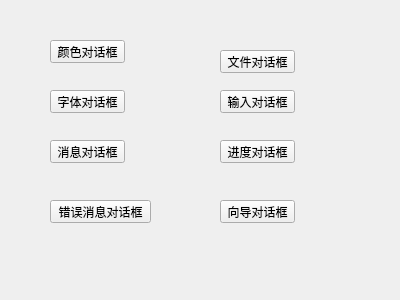
<?xml version="1.0" encoding="UTF-8"?>
<ui version="4.0">
 <class>Widget</class>
 <widget class="QWidget" name="Widget">
  <property name="geometry">
   <rect>
    <x>0</x>
    <y>0</y>
    <width>400</width>
    <height>300</height>
   </rect>
  </property>
  <property name="windowTitle">
   <string>Widget</string>
  </property>
  <widget class="QPushButton" name="pushButton">
   <property name="geometry">
    <rect>
     <x>50</x>
     <y>40</y>
     <width>75</width>
     <height>23</height>
    </rect>
   </property>
   <property name="text">
    <string>颜色对话框</string>
   </property>
  </widget>
  <widget class="QPushButton" name="pushButton_2">
   <property name="geometry">
    <rect>
     <x>50</x>
     <y>90</y>
     <width>75</width>
     <height>23</height>
    </rect>
   </property>
   <property name="text">
    <string>字体对话框</string>
   </property>
  </widget>
  <widget class="QPushButton" name="pushButton_3">
   <property name="geometry">
    <rect>
     <x>50</x>
     <y>140</y>
     <width>75</width>
     <height>23</height>
    </rect>
   </property>
   <property name="text">
    <string>消息对话框</string>
   </property>
  </widget>
  <widget class="QPushButton" name="pushButton_4">
   <property name="geometry">
    <rect>
     <x>50</x>
     <y>200</y>
     <width>101</width>
     <height>23</height>
    </rect>
   </property>
   <property name="text">
    <string>错误消息对话框</string>
   </property>
  </widget>
  <widget class="QPushButton" name="pushButton_5">
   <property name="geometry">
    <rect>
     <x>220</x>
     <y>50</y>
     <width>75</width>
     <height>23</height>
    </rect>
   </property>
   <property name="text">
    <string>文件对话框</string>
   </property>
  </widget>
  <widget class="QPushButton" name="pushButton_6">
   <property name="geometry">
    <rect>
     <x>220</x>
     <y>90</y>
     <width>75</width>
     <height>23</height>
    </rect>
   </property>
   <property name="text">
    <string>输入对话框</string>
   </property>
  </widget>
  <widget class="QPushButton" name="pushButton_7">
   <property name="geometry">
    <rect>
     <x>220</x>
     <y>140</y>
     <width>75</width>
     <height>23</height>
    </rect>
   </property>
   <property name="text">
    <string>进度对话框</string>
   </property>
  </widget>
  <widget class="QPushButton" name="pushButton_8">
   <property name="geometry">
    <rect>
     <x>220</x>
     <y>200</y>
     <width>75</width>
     <height>23</height>
    </rect>
   </property>
   <property name="text">
    <string>向导对话框</string>
   </property>
  </widget>
 </widget>
 <layoutdefault spacing="6" margin="11"/>
 <resources/>
 <connections/>
</ui>
